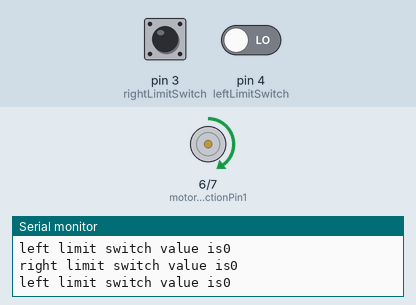
Simulated run of this sketch. Board: Arduino Uno, built with avr-gcc and run on an emulated ATmega328P. Parts: motor-driver pin pairs drawn as motors (green arrow = first pin HIGH = forward, orange = second pin HIGH = backward, longer = more drive, scaled by the enable pin), the last lines printed to the serial monitor. The inputs (shaded band) are chosen by the test bench; at power-on: pin 3 (rightLimitSwitch) LOW, pin 4 (leftLimitSwitch) LOW.

Above: at 4.8 s.
4.9 s: pin 3 (rightLimitSwitch) pulled HIGH for 2.35 s
13.4 s: pin 3 (rightLimitSwitch) driven HIGH and pin 4 (leftLimitSwitch) driven HIGH
At 17.0 s:
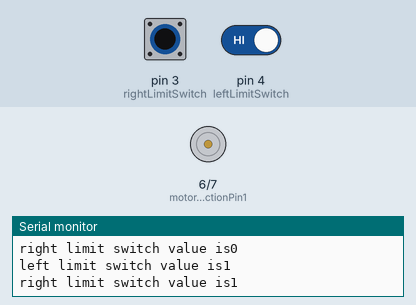
19.6 s: pin 3 (rightLimitSwitch) driven LOW
At 22.8 s:
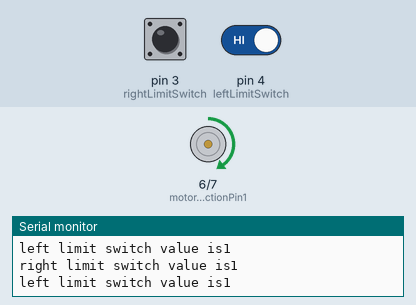
25.5 s: pin 3 (rightLimitSwitch) driven HIGH
At 28.6 s:
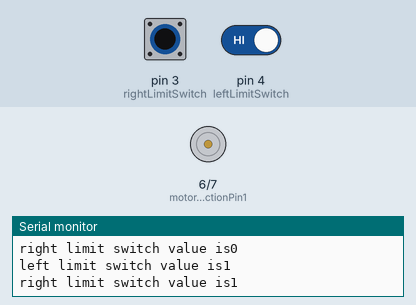
Timing chart, 0 to 32.5 s (numbered marks = the images above; inputs shaded):
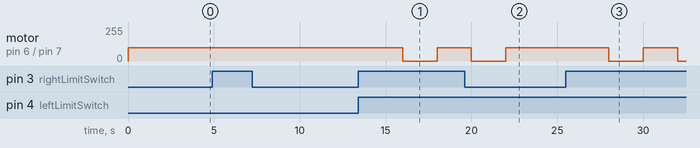

The sketch:

Magnetic_Switch_Motor.Arduino.ino
```cpp
int leftLimitSwitch= 4;
int rightLimitSwitch=3;

int leftLimitSwitchValue = LOW;
int rightLimitSwitchValue = LOW;

int motorDirectionPin1 = 6;
int motorDirectionPin2 = 7;

byte motorSpeed=0;
int motorDriveSpeedPin = 9;


void setup() {
Serial.begin(9600);
pinMode(leftLimitSwitch, INPUT);
pinMode(rightLimitSwitch, INPUT);

pinMode(motorDirectionPin1, OUTPUT);
pinMode(motorDirectionPin2, OUTPUT);
pinMode(motorDriveSpeedPin, OUTPUT);

digitalWrite(motorDirectionPin1, LOW);
digitalWrite(motorDirectionPin2, LOW);
analogWrite(motorDriveSpeedPin, 0);
}

void loop() {
motorSpeed = 100;
  digitalWrite(motorDirectionPin1, HIGH);
  digitalWrite(motorDirectionPin2, LOW);
  analogWrite(motorDriveSpeedPin, motorSpeed);

leftLimitSwitchValue = digitalRead(leftLimitSwitch);
Serial.print("left limit switch value is");
Serial.println(leftLimitSwitchValue);
delay(1000);

rightLimitSwitchValue = digitalRead(rightLimitSwitch);
Serial.print("right limit switch value is");
Serial.println(rightLimitSwitchValue);
delay(1000);

if (leftLimitSwitchValue == HIGH){
  digitalWrite(motorDirectionPin1,LOW);
  digitalWrite(motorDirectionPin2, HIGH);
  analogWrite(motorDriveSpeedPin, 100);

}
else{
  digitalWrite(motorDirectionPin1, HIGH);
  digitalWrite(motorDirectionPin2, LOW);
  analogWrite(motorDriveSpeedPin, motorSpeed);
}

if (rightLimitSwitchValue == HIGH){
  digitalWrite(motorDirectionPin2, LOW);
  delay(2000);
  digitalWrite(motorDirectionPin1, HIGH);
  analogWrite(motorDriveSpeedPin, 100);
}
else{
  digitalWrite(motorDirectionPin1, LOW);
  digitalWrite(motorDirectionPin2, HIGH);
   analogWrite(motorDriveSpeedPin, 100);

}

}
```

Measured:
- after the input at 13.4 s, motor on pin 6 (motorDirectionPin1) / pin 7 (motorDirectionPin2): forward 100/255 → stopped after 2.6 s, → forward 100/255 2.0 s later
- after the input at 19.6 s, motor on pin 6 (motorDirectionPin1) / pin 7 (motorDirectionPin2): goes on until 22.0 s, then stays forward 100/255
- after the input at 25.5 s, motor on pin 6 (motorDirectionPin1) / pin 7 (motorDirectionPin2): forward 100/255 → stopped after 2.5 s, → forward 100/255 2.0 s later, → stopped 2.0 s later
